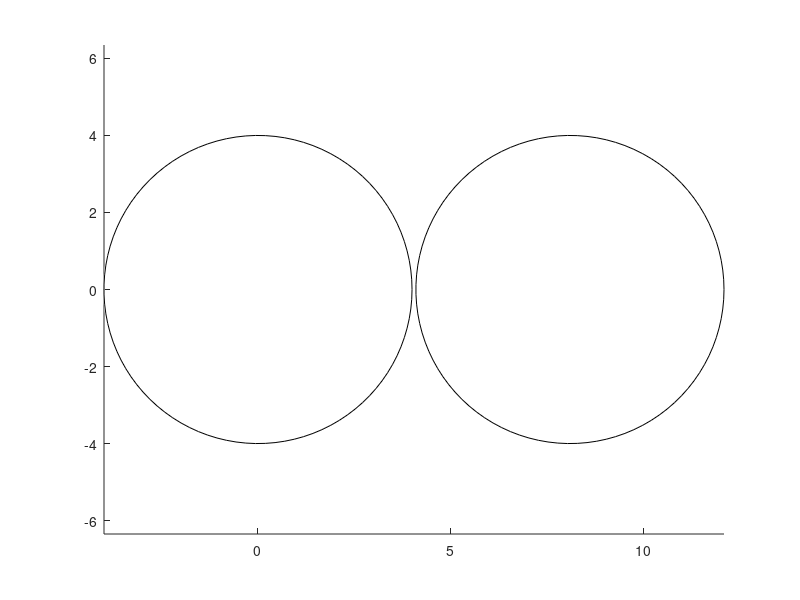

Here is the MATLAB script that generated this plot: (Note: this script raises an error after producing the figure.)
%% This code is written by Nooshin Abdollahi - Sep 6 2022
% Matlab codes necessary for peripheral network modeling. 
% The output of this code will be saved and loaded in Python script.

clc
clear all
close all



%%

R = [4;4.00001]  ; % two fibers with exactly the same radius. 
C(1,1) = 0 ;
C(1,2) = 0 ;

C(2,1) = 8.1 ;   % the edge to edge distance between the two fibers  
C(2,2) = 0 ;

G(1,1) = 4 ;  % Both fibers are Abeta fibers (group 4) ;
G(1,2) = 4 ; 


figure
for i=1:length(R)
 
        viscircles(C(i,:),R(i,1), 'color', 'k','Linewidth',0.2)    
        hold on
end

% xlim([-20 20])
% ylim([-20 20])
axis equal

%%

unique_radius = unique(R) ;     


%%  To find morphological parameters 


for i = 1:length(unique_radius)
    
x= unique_radius(i,1)*2  ;   % fiber diameter
    
p1 =     0.01876  ;
p2 =      0.4787  ;
p3 =      0.1204  ;
axonD = p1*x^2 + p2*x + p3  ;
paraD2 = axonD   ;

p1 =    0.006304  ;
p2 =      0.2071  ;
p3 =      0.5339  ;
nodeD = p1*x^2 + p2*x + p3  ;
paraD1 = nodeD   ;

p1 =     -8.215  ;
p2 =      272.4  ;
p3 =     -780.2  ;

deltax = p1*x^2 + p2*x + p3 ;


p1 =     -0.0199  ;
p2 =       3.016  ;
p3 =       17.44  ;
paralength2 = p1*x^2 + p2*x + p3 ;    % FLUT length

paralength2_segments = 5  ;


p1 =      -0.389 ;
p2 =       14.88  ;
p3 =       9.721  ;
nl = round ( p1*x^2 + p2*x + p3 )  ;


paralength1=3  ;  
nodelength=1.0  ;
interlength=(deltax-nodelength-(2*paralength1)-(2*paralength2)) ;

internode_segments = 40   ;        % number of segments in one internode

parameters(i,1) = axonD  ;   
parameters(i,2) = nodeD ;
parameters(i,3) = deltax ;
parameters(i,4) = paralength2/paralength2_segments          ;
parameters(i,5) = nl ;
parameters(i,6) = interlength/internode_segments            ;      % length of each segment 


end

%%
parameters(2,1) = parameters(1,1)   ;
parameters(2,2) = parameters(1,2) ;
parameters(2,3) = parameters(1,3) ;
parameters(2,4) = parameters(1,4) ;
parameters(2,5) = parameters(1,5) ;
parameters(2,6) = parameters(1,6)    ;


%%  

N=zeros(length(C),length(C)) ;
dist=zeros(length(C),length(C)) ;
Distance_edge=zeros(length(C),length(C)) ;

Distance_Centers = pdist2(C, C)  ;  % distance between centers
 


%%%%%%% Distance between edges of circles not centers of circles %%%%%%%%%

for i=1:length(Distance_Centers)
    for j=1:length(Distance_Centers)
        
        if i ~= j
            Distance_edge(i,j)= Distance_Centers(i,j) - (R(i,1)+R(j,1))   ; 
            
        end
        
    end
    
end
%%


m= 1000 ;        % minimum distance (threshold) 


for k=1:length(Distance_Centers)
 
for i=1:length(Distance_Centers)
    if k ~= i
       if Distance_Centers(k,i)< m
           N(k,i)=1 ;                  % 1 means connection, 0 means no connection
           dist(k,i) = Distance_Centers(k,i)   ;   % distance between the axons
           
       end
    end
end


    
end


    
for j=1:length(N)
for i=1:length(N)
    if N(j,i)==1 
        N(i,j)=0  ;
        dist(i,j) = 0  ;
    end
end
end






%%   

Total_Length_Axon = 31500   ;      % the total length of axons is "about" ...  (microns)



%%%%%%%%%%%%%%%%%%%%% the other type of axons %%%%%%%%%%%%%%%%%%%%%%%%%%%%
%%%%%%%%%%%%%%%%%%%%% there is only one type 

for J=1: length(unique_radius)     
     

    z1=0 ;
    z2=0 ;
    z3=0 ;
    z4=0 ;
    j=1 ;
    i=2 ;
    
    which_radius = J ; 
   
%  
eval(['coordinates_sections_' num2str(J) '(1,1) = 0 ;']); 
eval(['coordinates_sections_' num2str(J) '(1,i) = coordinates_sections_' num2str(J) '(1,i-1)+nodelength;']);
eval(['mid_coordinates_sections_' num2str(J) '(1,j) = 0.5;']);
eval(['name_sections_' num2str(J) '(1,j) = sprintf("node_%d",z1) ;']);
z1=z1+1 ;
i=i+1 ;
j=j+1 ;



eval(['coordinates_sections_' num2str(J) '(1,i) = coordinates_sections_' num2str(J) '(1,i-1)+paralength1;']);
eval(['mid_coordinates_sections_' num2str(J) '(1,j) = (coordinates_sections_' num2str(J) '(1,i) + coordinates_sections_' num2str(J) '(1,i-1) )/2;']);
eval(['name_sections_' num2str(J) '(1,j) = sprintf("MYSA_%d",z2) ;']);
z2=z2+1 ;
i=i+1 ;
j=j+1 ;



    for rr=1:paralength2_segments
    
    eval(['coordinates_sections_' num2str(J) '(1,i) = coordinates_sections_' num2str(J) '(1,i-1)+parameters(which_radius,4);']);
    eval(['mid_coordinates_sections_' num2str(J) '(1,j) = (coordinates_sections_' num2str(J) '(1,i) + coordinates_sections_' num2str(J) '(1,i-1) )/2;']);
    eval(['name_sections_' num2str(J) '(1,j) = sprintf("FLUT_%d",z3)  ;']);
    z3=z3+1 ;
    i=i+1 ;
    j=j+1 ;
    end


      for r=1:internode_segments
          
      eval(['coordinates_sections_' num2str(J) '(1,i) = coordinates_sections_' num2str(J) '(1,i-1)+(parameters(which_radius,6));']);
      eval(['mid_coordinates_sections_' num2str(J) '(1,j) = (coordinates_sections_' num2str(J) '(1,i) + coordinates_sections_' num2str(J) '(1,i-1) )/2;']);
      eval(['name_sections_' num2str(J) '(1,j) = sprintf("STIN_%d",z4) ;']);
      z4=z4+1 ;
      i=i+1 ;
      j=j+1 ;

      end

      
      
    for rr=1:paralength2_segments 
    eval(['coordinates_sections_' num2str(J) '(1,i) = coordinates_sections_' num2str(J) '(1,i-1)+parameters(which_radius,4);']);
    eval(['mid_coordinates_sections_' num2str(J) '(1,j) = (coordinates_sections_' num2str(J) '(1,i) + coordinates_sections_' num2str(J) '(1,i-1) )/2;']);
    eval(['name_sections_' num2str(J) '(1,j) = sprintf("FLUT_%d",z3) ;']);
    z3=z3+1 ;
    i=i+1 ;
    j=j+1 ;
    end


eval(['coordinates_sections_' num2str(J) '(1,i) = coordinates_sections_' num2str(J) '(1,i-1)+paralength1;']);
eval(['mid_coordinates_sections_' num2str(J) '(1,j) = (coordinates_sections_' num2str(J) '(1,i) + coordinates_sections_' num2str(J) '(1,i-1) )/2;']);
eval(['name_sections_' num2str(J) '(1,j) = sprintf("MYSA_%d",z2) ;']);
z2=z2+1 ;
i=i+1 ;
j=j+1 ;



Length_one_set(J,1) = eval(['coordinates_sections_' num2str(J) '(1,i-1)'])  ;  % Length of one set including (node+MYSA+5*FLUT+40*Internodes+5*FLUT+MYSA)
number_sets(J,1) = round (Total_Length_Axon/Length_one_set(J,1))  ;     % how many sets we need for this specific radius in order to get a total length about 10000 microns


%
for ii=2:number_sets(J,1)   % it starts from 2 becasue the first set is already above
    

  
eval(['coordinates_sections_' num2str(J) '(1,i) = coordinates_sections_' num2str(J) '(1,i-1)+nodelength;']);
eval(['mid_coordinates_sections_' num2str(J) '(1,j) =  (coordinates_sections_' num2str(J) '(1,i) + coordinates_sections_' num2str(J) '(1,i-1) )/2;']);
eval(['name_sections_' num2str(J) '(1,j) = sprintf("node_%d",z1) ;']);
z1=z1+1 ;
i=i+1 ;
j=j+1 ;



eval(['coordinates_sections_' num2str(J) '(1,i) = coordinates_sections_' num2str(J) '(1,i-1)+paralength1;']);
eval(['mid_coordinates_sections_' num2str(J) '(1,j) = (coordinates_sections_' num2str(J) '(1,i) + coordinates_sections_' num2str(J) '(1,i-1) )/2;']);
eval(['name_sections_' num2str(J) '(1,j) = sprintf("MYSA_%d",z2) ;']);
z2=z2+1 ;
i=i+1 ;
j=j+1 ;


    for rr=1:paralength2_segments
    eval(['coordinates_sections_' num2str(J) '(1,i) = coordinates_sections_' num2str(J) '(1,i-1)+parameters(which_radius,4);']);
    eval(['mid_coordinates_sections_' num2str(J) '(1,j) = (coordinates_sections_' num2str(J) '(1,i) + coordinates_sections_' num2str(J) '(1,i-1) )/2;']);
    eval(['name_sections_' num2str(J) '(1,j) = sprintf("FLUT_%d",z3) ;']);
    z3=z3+1 ;
    i=i+1 ;
    j=j+1 ;
    end


      for r=1:internode_segments
          
      eval(['coordinates_sections_' num2str(J) '(1,i) = coordinates_sections_' num2str(J) '(1,i-1)+(parameters(which_radius,6));']);
      eval(['mid_coordinates_sections_' num2str(J) '(1,j) = (coordinates_sections_' num2str(J) '(1,i) + coordinates_sections_' num2str(J) '(1,i-1) )/2;']);
      eval(['name_sections_' num2str(J) '(1,j) = sprintf("STIN_%d",z4) ;']);
      z4=z4+1 ;
      i=i+1 ;
      j=j+1 ;

      end
      
      
      
    for rr=1:paralength2_segments 
    eval(['coordinates_sections_' num2str(J) '(1,i) = coordinates_sections_' num2str(J) '(1,i-1)+parameters(which_radius,4);']);
    eval(['mid_coordinates_sections_' num2str(J) '(1,j) = (coordinates_sections_' num2str(J) '(1,i) + coordinates_sections_' num2str(J) '(1,i-1) )/2;']);
    eval(['name_sections_' num2str(J) '(1,j) = sprintf("FLUT_%d",z3) ;']);
    z3=z3+1 ;
    i=i+1 ;
    j=j+1 ;
    end

    
    

eval(['coordinates_sections_' num2str(J) '(1,i) = coordinates_sections_' num2str(J) '(1,i-1)+paralength1;']);
eval(['mid_coordinates_sections_' num2str(J) '(1,j) = (coordinates_sections_' num2str(J) '(1,i) + coordinates_sections_' num2str(J) '(1,i-1) )/2;']);
eval(['name_sections_' num2str(J) '(1,j) = sprintf("MYSA_%d",z2) ;']);
z2=z2+1 ;
i=i+1 ;
j=j+1 ;


    
end

Length_All_sets(J,1) = eval(['coordinates_sections_' num2str(J) '(1,i-1)'])  ;   % "around" 10000 microns
Number_of_nodes (J,1) = z1 ;



end


%%



coordinates_sections_2 = coordinates_sections_2 - 300  ;       
mid_coordinates_sections_2 = mid_coordinates_sections_2 - 300  ; 


%%

figure
plot(coordinates_sections_1 ,1 , 'ob')
hold on
plot(coordinates_sections_2 ,1.05 , 'or')

ylim([1 1.5])



%%

compartments_in_a_set = 3 + internode_segments + (2*paralength2_segments) ;

 

%%

 
%%%%%%%%%% Connect other axons (excluding C fibers) to axons %%%%%%%%%%%%%

 for s=1  
     for t=2 
         
         if t> s
         
             
             clear S_first
             clear S_second
             clear n nn f1 f2 fz m mm
             L1=0 ;
             L2=0 ;
             p=1 ; 
            
             if eval(['coordinates_sections_' num2str(t) '(1,1)']) == eval(['coordinates_sections_' num2str(s) '(1,1)'])  
              S_first(p,1) =  sprintf("node_%d",L1)  ;
              S_second(p,1) = sprintf("node_%d",L2)  ;
              
              p=p+1 ;
              L1=L1+1 ;
              L2=L2+1 ;
              
             end

              
              
              
             for n2=((L2*compartments_in_a_set)+1):compartments_in_a_set:compartments_in_a_set*Number_of_nodes(t,1) 
                 f2 = eval(['mid_coordinates_sections_' num2str(t) '(1,n2)'])   ;
                 
                 for n1=((L1*compartments_in_a_set)+1):compartments_in_a_set:compartments_in_a_set*Number_of_nodes(s,1) 
                 
                     f1 = eval(['mid_coordinates_sections_' num2str(s) '(1,n1)'])   ;
                 
                     if f1 < f2
                          for m=1:length (eval(['coordinates_sections_' num2str(t)]))-1
                             if f1 >=  eval(['coordinates_sections_' num2str(t) '(1,m)']) && f1 <= eval(['coordinates_sections_' num2str(t) '(1,m+1)'])
                                 S_first(p,1) = sprintf("node_%d",L1)  ;
                                 S_second(p,1) = eval(['name_sections_' num2str(t) '(1,m)'])  ;
                                 p=p+1 ;
                             end
                          end
                          L1=L1+1 ;

                     end
                 end
                 
                 
                  for mm=1:length (eval(['coordinates_sections_' num2str(s)]))-1
                         if f2 >=  eval(['coordinates_sections_' num2str(s) '(1,mm)']) && f2 <= eval(['coordinates_sections_' num2str(s) '(1,mm+1)'])
                             S_first(p,1) =  eval(['name_sections_' num2str(s) '(1,mm)'])  ;
                             S_second(p,1) = sprintf("node_%d",L2)  ;
                             p=p+1 ;
                         end
                  end
                  L2=L2+1  ;
 
             end
             
             
                     
             if  Number_of_nodes(s,1) > Number_of_nodes(t,1)  
                 
                 for nn=((L1*compartments_in_a_set)+1):compartments_in_a_set: compartments_in_a_set*Number_of_nodes(s,1)
                     fz=eval(['mid_coordinates_sections_' num2str(s) '(1,nn)'])  ; 
                     for m=1:length (eval(['coordinates_sections_' num2str(t)]))-1
                         if fz >=  eval(['coordinates_sections_' num2str(t) '(1,m)']) && fz <= eval(['coordinates_sections_' num2str(t) '(1,m+1)']) 
                             S_first(p,1) = sprintf("node_%d",L1)  ;
                             S_second(p,1) = eval(['name_sections_' num2str(t) '(1,m)'])  ;
                             p=p+1 ;
                         end
                         
                     end
                     L1=L1+1 ;
                 end
             end   
                 
             
             
             
             
             
               
             
             
             eval(['Connect_types_' num2str(s),num2str(t) '(1:length(S_first),1) = S_first ;']);
             eval(['Connect_types_' num2str(s),num2str(t) '(length(S_first)+1:length(S_first)+length(S_second),1) = S_second ;']);
            
            %%%%%%%%%% save data %%%%%%%%%%
            clear SAVE
            SAVE = char( eval(['Connect_types_' num2str(s),num2str(t)])) ;
            filename=['Connect_types_' num2str(s),num2str(t) '.mat']; 
            save(filename , 'SAVE');    
             
             
         end


     end
 end

 %%
 





 %% Output 
% *** Connection_types_xx  are saved above


save('R.txt' , 'R' , '-ascii')   % save radius of all axons
save('C.txt' , 'C' , '-ascii')   % save location of all axons (x,y)
save('G.txt' , 'G' , '-ascii')   % save Groups of all axons. i.e., each radius in "R" belongs to which type (Group1,2,3 or 4)             

% To be used in NEURON to build models
save('parameters.txt' , 'parameters' , '-ascii')
save('Number_of_nodes.txt' , 'Number_of_nodes' , '-ascii')



save('unique_radius.txt' , 'unique_radius' , '-ascii')
save('neighboringAxon.txt' , 'N' , '-ascii')
% % save('neighbouringAxon.mat','N')

save('dist.txt' , 'dist' , '-ascii')


save('Distance_edge.txt' , 'Distance_edge' , '-ascii')





%% Next:  Boundary Condition


% finding the neurons on the edge, for now I do it manually

neurons_on_edge_up = [0 1    ] ;
% neurons_on_edge_right = [    ] ;
% neurons_on_edge_down = [ ] ;
% neurons_on_edge_left = [ ] ;

neurons_on_edge = [neurons_on_edge_up]     ;   

% finding the boundary cable coordinates
distance_boundary_to_neuron = 7 ;   % microns

for i=1:length(neurons_on_edge_up)
    B_coordinates_up(i,1) = C(neurons_on_edge_up(i)+1,1) ;
    B_coordinates_up(i,2) = C(neurons_on_edge_up(i)+1,2) + distance_boundary_to_neuron ; 
end


    
Boundary_coordinates(:,1) = [B_coordinates_up(:,1)']   ;
Boundary_coordinates(:,2) = [B_coordinates_up(:,2)']   ;
Boundary_coordinates ;

plot(Boundary_coordinates(:,1),Boundary_coordinates(:,2),'o','Color',[0.9290 0.6940 0.1250])

%% finding the neighboring neurons to which boundary cables are connected 

C_and_Boundary_coordinates(:,1) = [ C(:,1)' , Boundary_coordinates(:,1)' ]  ;
C_and_Boundary_coordinates(:,2) = [ C(:,2)' , Boundary_coordinates(:,2)' ]  ;

size_C = size(C) ;
size_Boundary_coordinates = size(Boundary_coordinates) ;

Boundary_N=zeros(length(C_and_Boundary_coordinates),length(C_and_Boundary_coordinates)) ;
Boundary_dist=zeros(length(C_and_Boundary_coordinates),length(C_and_Boundary_coordinates)) ;
Boundary_Distance = pdist2(C_and_Boundary_coordinates, C_and_Boundary_coordinates)  ;



m= 8 ;        % minimum distance (threshold)




for k=1:length(Boundary_Distance)
for i=1:length(Boundary_Distance)
    if k ~= i
       if Boundary_Distance(k,i)< m
           Boundary_N(k,i)=1 ;
           Boundary_dist(k,i)=Boundary_Distance(k,i)  ;
          
       end
    end
end
   
end

Boundary_neighboring = Boundary_N(size_C+1:size(Boundary_N) ,1:size_C) ;
Boundary_dist = Boundary_dist(size_C+1:size(Boundary_N) ,1:size_C) ;




%% find the sections for connections


% for Boundary Cable
  
z=0 ;
i=2 ;
j=1 ;


number_of_sections = 1000  ;
sectionlength= Total_Length_Axon/number_of_sections  ;      



for ii=0:number_of_sections-1
    
Boundary_coordinates_sections(1,1) = 0  ;
Boundary_coordinates_sections(1,i) = Boundary_coordinates_sections(1,i-1) + sectionlength  ;
Boundary_mid_coordinates_section(1,j) = (Boundary_coordinates_sections(1,i) + Boundary_coordinates_sections(1,i-1) )/2  ;
Boundary_name_sections(1,j) = sprintf("section_%d",z)  ;
i=i+1 ;
z=z+1 ;
j=j+1 ;

end




for t=1 :length((unique_radius))
         

             clear S_first
             clear S_second
             clear n f1 m 
             L=0 ;
             p=1 ; 
             
             for n=1:compartments_in_a_set:compartments_in_a_set*Number_of_nodes(t,1)
                 
                 f1 = eval(['mid_coordinates_sections_' num2str(t) '(1,n)'])  ; 
    
                     for m=1:length (Boundary_coordinates_sections)-1
                         if f1 >= Boundary_coordinates_sections(1,m)  && f1 <= Boundary_coordinates_sections(1,m+1)
                             S_first(p,1) = sprintf("node_%d",L)  ;
                             S_second(p,1) = Boundary_name_sections(1,m)  ;
                             p=p+1 ;
                         end
                     end
                     

                     L=L+1 ;
                
    
             end
 
            eval(['Boundary_to_' num2str(t) '(1:length(S_first),1) = S_first ;']);
            eval(['Boundary_to_' num2str(t) '(length(S_first)+1:length(S_first)+length(S_second),1) = S_second ;']);
            
            %%%%%%%%%% save data %%%%%%%%%%
            clear SAVE
            SAVE = char( eval(['Boundary_to_' num2str(t)])) ;
            filename=['Boundary_to_' num2str(t) '.mat']; 
            save(filename , 'SAVE');

end
     



%%% Boundary to Boundary are not connected




%% Output 
% *** Boundary_to_x are saved above


save('Boundary_coordinates.txt' , 'Boundary_coordinates' , '-ascii')    % (x,y)
save('Boundary_neighboring.txt' , 'Boundary_neighboring' , '-ascii')     
save('Boundary_dist.txt' , 'Boundary_dist' , '-ascii') 











%%   Next step:    Transverse resistances (g)  unit: S/cm2


% Calculating c in PLOS computational biology paper, Equation 9


for i=1 :length((unique_radius))    
    for j=1  :length((unique_radius))
        
        
        if j>i
            
        clear Rg
      
        z=2 ;
        
        L = length(eval(['Connect_types_' num2str(i),num2str(j)]))/2    ;
        
        Rg=zeros(L,1)  ;

        for Z=2:L-1


           CO1 = find( eval(['name_sections_' num2str(i)]) == eval(['Connect_types_' num2str(i),num2str(j) '(Z-1,1)'])  );
           CO2 = find( eval(['name_sections_' num2str(i)]) == eval(['Connect_types_' num2str(i),num2str(j) '(Z+1,1)']));
           g1 = eval(['mid_coordinates_sections_' num2str(i) '(1,CO1)'])   ;
           g2 = eval(['mid_coordinates_sections_' num2str(i) '(1,CO2)'])   ;
           
           Rg(z,1) = (g2-g1)/2  ;
           z=z+1 ;
           
           
  
           if g2 < g1
                 msg = 'Error occurred. g2<g1';
                 error(msg)
           end

        end
        
        
           CO1 = find( eval(['name_sections_' num2str(i)]) == eval(['Connect_types_' num2str(i),num2str(j) '(1,1)'])  );
           CO2 = find( eval(['name_sections_' num2str(i)]) == eval(['Connect_types_' num2str(i),num2str(j) '(2,1)']));
           g1 = eval(['mid_coordinates_sections_' num2str(i) '(1,CO1)'])   ;
           g2 = eval(['mid_coordinates_sections_' num2str(i) '(1,CO2)'])   ;
           Rg(1,1) = (g2-g1)/2  ;
           
           CO1 = find( eval(['name_sections_' num2str(i)]) == eval(['Connect_types_' num2str(i),num2str(j) '(L-1,1)'])  );
           CO2 = find( eval(['name_sections_' num2str(i)]) == eval(['Connect_types_' num2str(i),num2str(j) '(L,1)']));
           g1 = eval(['mid_coordinates_sections_' num2str(i) '(1,CO1)'])   ;
           g2 = eval(['mid_coordinates_sections_' num2str(i) '(1,CO2)'])   ;
           Rg(L,1) = (g2-g1)/2  ;
   
        
        
            %%%%%%%%%% save data %%%%%%%%%%
            filename=['Rg_' num2str(i),num2str(j) '.txt']; 
            save(filename ,  'Rg' , '-ascii') 

        
        

        end

    end
end


%%


%%%  Areas of the nodes 

for i=1 :length((unique_radius))   
    for j=2  :length((unique_radius))
        
        if j>i
            
            clear Areas

            k=0 ;
 
            L = length(eval(['Connect_types_' num2str(i),num2str(j)]))/2    ;
            Areas =zeros(L,1)  ;

            for Z=1:L

                   if (eval(['Connect_types_' num2str(i),num2str(j) '(Z,1)']) == sprintf("node_%d",k) )  
                       Areas(Z,1) = pi*parameters(i+1,2)  ;   % surface area = pi*d*L  (L=1),   parameters(i,2): nodeD
                       
                       k=k+1 ;
                       
                   else
                       
                       Areas(Z,1) = pi*parameters(j,2)  ;   % surface area = pi*d*L  (L=1),   parameters(i,2): nodeD

                   end  
            end
            
            
            %%%%%%%%%% save data %%%%%%%%%%

            filename=['Areas_' num2str(i),num2str(j) '.txt']; 
            save(filename ,  'Areas' , '-ascii') 

            
            
            
            
        end
    end
end







%% between boundary cables and the axons %%%%%



 for j=1:length((unique_radius))
        
        clear Rg
      
        z=2 ;
        
        L = length(eval(['Boundary_to_' num2str(j)]))/2    ;

        Rg=zeros(L,1)  ;
        


        for Z=2:L-1
            
           CO1 = find( eval(['name_sections_' num2str(j)]) == eval(['Boundary_to_' num2str(j) '(Z-1,1)'])  );
           CO2 = find( eval(['name_sections_' num2str(j)]) == eval(['Boundary_to_' num2str(j) '(Z+1,1)'])  );
           g1 = eval(['mid_coordinates_sections_' num2str(j) '(1,CO1)'])   ;
           g2 = eval(['mid_coordinates_sections_' num2str(j) '(1,CO2)'])   ;
           
           Rg(z,1) = (g2-g1)/2  ;
           z=z+1 ;
           
           
        end
           
           
           CO1 = find( eval(['name_sections_' num2str(j)]) == eval(['Boundary_to_' num2str(j) '(1,1)'])  );
           CO2 = find( eval(['name_sections_' num2str(j)]) == eval(['Boundary_to_' num2str(j) '(2,1)']));
           g1 = eval(['mid_coordinates_sections_' num2str(j) '(1,CO1)'])   ;
           g2 = eval(['mid_coordinates_sections_' num2str(j) '(1,CO2)'])   ;
           Rg(1,1) = (g2-g1)/2  ;
           
           CO1 = find( eval(['name_sections_' num2str(j)]) == eval(['Boundary_to_' num2str(j) '(L-1,1)'])  );
           CO2 = find( eval(['name_sections_' num2str(j)]) == eval(['Boundary_to_' num2str(j) '(L,1)']));
           g1 = eval(['mid_coordinates_sections_' num2str(j) '(1,CO1)'])   ;
           g2 = eval(['mid_coordinates_sections_' num2str(j) '(1,CO2)'])   ;
           Rg(L,1) = (g2-g1)/2  ;

        
        
            %%%%%%%%%% save data %%%%%%%%%%
            filename=['Boundary_Rg_' num2str(j) '.txt']; 
            save(filename ,  'Rg' , '-ascii') 
           
           
 
 end




%%
b=1 ;

        for Z=1:(length(Connect_types_11)/2)-1


           COO1 = find( eval(['name_sections_' num2str(1)]) == eval(['Connect_types_' num2str(1),num2str(1) '(Z+1,1)'])  );
           COO2 = find( eval(['name_sections_' num2str(1)]) == eval(['Connect_types_' num2str(1),num2str(1) '(Z,1)']));
           gg1 = eval(['mid_coordinates_sections_' num2str(i) '(1,COO1)'])   ;
           gg2 = eval(['mid_coordinates_sections_' num2str(i) '(1,COO2)'])   ;
           
           nodes_dist(b,1) = gg1-gg2 ;
           b=b+1 ;


        end
